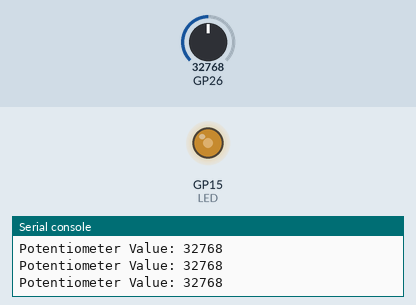
Recording of a program running on a simulated Raspberry Pi Pico running MicroPython. On the bench: output pins drawn as LEDs (lit = HIGH), the last lines printed to the serial console. Inputs (shaded band) come from the test bench; at power-on: GP26 = 32768 (analog values on the 0–65535 scale).

Above: at 1.2 s.
1.3 s: GP26 set to 45874
At 2.6 s:
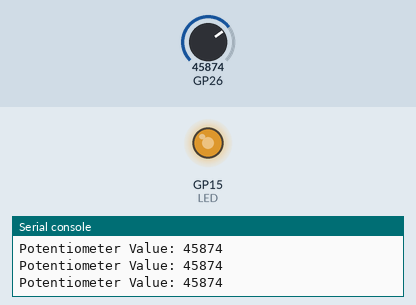
2.9 s: GP26 set to 57670
At 4.2 s:
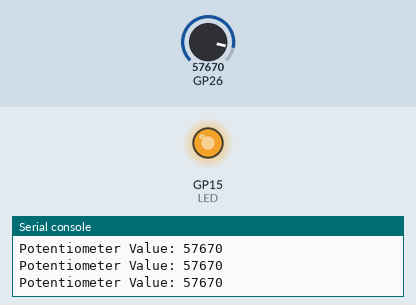
4.5 s: GP26 set to 7864
At 5.5 s:
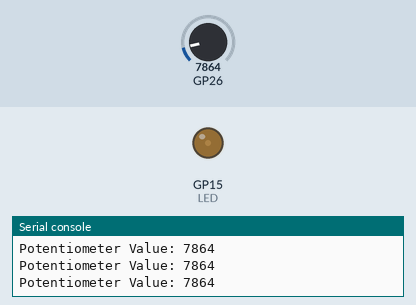
6.1 s: GP26 set to 0
At 6.9 s:
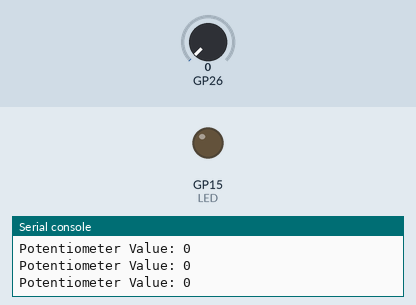
Timing chart, 0 to 8.7 s (numbered marks = the images above; inputs shaded):
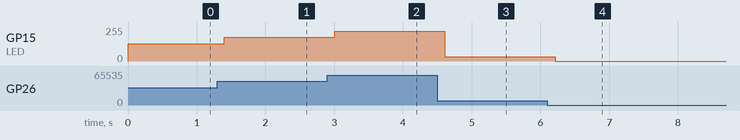

Measured:
- after the input at 1.3 s, GP15 (LED): 128/255 → 178/255 after 0.10 s
- after the input at 2.9 s, GP15 (LED): 178/255 → 224/255 after 0.11 s
- after the input at 4.5 s, GP15 (LED): 224/255 → 31/255 after 0.11 s
- after the input at 6.1 s, GP15 (LED): 31/255 → 0/255 after 0.11 s

The program:

14._Dimming_Desk_Light.py
```python
from machine import Pin,ADC,PWM
from time import sleep

Led_pin = 15
Potentiometer_pin = 0                # ADC0 multiplexing pin is GP26

def setup():
    global LED
    global Pot_ADC
    LED = PWM(Pin(Led_pin))
    LED.freq(2000)                   #Set the LED operating frequency to 2KHz
    Pot_ADC = ADC(Potentiometer_pin)

def loop():
    while True:
        print ('Potentiometer Value:', Pot_ADC.read_u16())
        Value = Pot_ADC.read_u16()
        LED.duty_u16(Value)
        sleep(0.2)

if __name__ == '__main__':
    setup()
    loop()  
```
